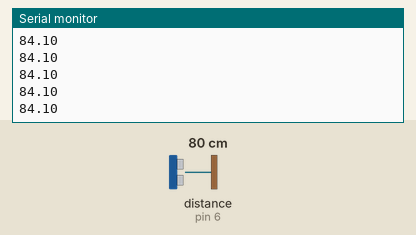
This sketch was run on a simulated Arduino Uno, built with avr-gcc and run on an emulated ATmega328P. On the bench: the last lines printed to the serial monitor. Wiring (inferred from the names in the program): ultrasonic range finder: trigger pin 7; echo pin 6. Inputs (shaded band) come from the test bench; at power-on: distance to the obstacle (sensor on pin 6) 80 cm. The echo pulse lasts 58.3 µs per cm.

Above: at 1.2 s.
1.3 s: distance to the obstacle (sensor on pin 6) set to 2 cm
At 1.38 s:
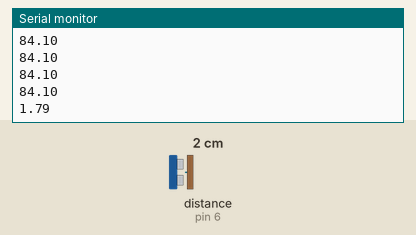
2.8 s: distance to the obstacle (sensor on pin 6) set to 4 cm
At 2.89 s:
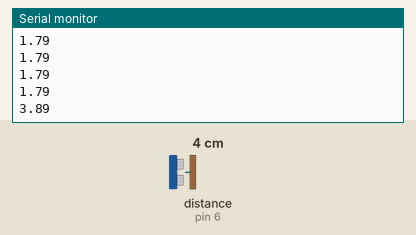
Timing chart, 0 to 5.8 s (numbered marks = the images above; inputs shaded):
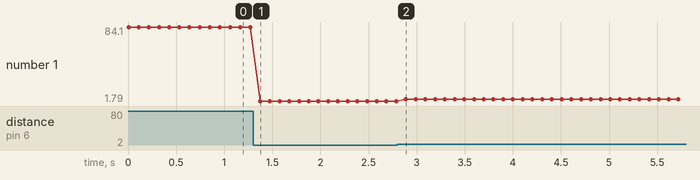

Measured:
- after the input at 1.3 s, the serial monitor: prints a new line after 0.07 s (image 1)
- after the input at 2.8 s, the serial monitor: prints a new line after 0.09 s (image 2)
- plotted number 1: 84.1 → 1.79 after the input at 1.3 s, 1.79 → 3.89 after the input at 2.8 s

The sketch:

ultrasonic.ino
```cpp
#include <Ultrasonic.h>

#define TRIGGER_esq 9
#define ECHO_esq 8
#define TRIGGER_dir 7
#define ECHO_dir 6

Ultrasonic ultrasonic_esq(TRIGGER_esq, ECHO_esq);
Ultrasonic ultrasonic_dir(TRIGGER_dir, ECHO_dir);

int entra=0;
float distance_esq, distance_dir, menor_esq, menor_dir;
long microsec_esq;
long microsec_dir;
unsigned long tempo=0;

void ledireita(){
  microsec_dir = ultrasonic_dir.timing();
  distance_dir = ultrasonic_dir.convert(microsec_dir, Ultrasonic::CM);
}

void leesquerda(){
  microsec_esq = ultrasonic_esq.timing();
  distance_esq = ultrasonic_esq.convert(microsec_esq, Ultrasonic::CM);
}


void setup()
  {

  Serial.begin(9600);
 /* ledireita();
  leesquerda();
  ledireita();
  leesquerda();
  menor_esq = 4000;
  menor_dir = 4000;
  byte i;
  for (i=0;i<20;i++){
    ledireita();
    leesquerda();
    if (distance_esq < menor_esq ){
      menor_esq = distance_esq;
    }
    if (distance_dir < menor_dir){
      menor_dir = distance_dir;
    }
  }
  Serial.println("Distancia padrao encontrada; pronto para iniciar");
  Serial.print("Esquerda: ");
  Serial.print(menor_esq);
  Serial.println(" cm");
  Serial.print("Direita: ");
  Serial.print(menor_dir);
  Serial.println(" cm");*/
  }

void loop()
  {
 // leesquerda();
  ledireita();
  Serial.println(distance_dir);
  delay(100);
  /*if (distance_esq < menor_esq - 5 ){

    while(distance_esq < menor_esq - 5){
      leesquerda();
    }
    tempo = millis();
    while ((millis()-tempo) < 300){
      ledireita();
      if (distance_dir < menor_dir - 5){
         while (distance_dir < menor_dir - 5){
          ledireita();
      }
      entra++;
      delay(200);
      Serial.println(entra);
      tempo = -600;
      }
    }
  }
  else if (distance_dir < menor_dir - 5){

    while(distance_dir < menor_dir - 5){
      ledireita();
    }
    tempo = millis();
    while ((millis()-tempo) < 300){
        leesquerda();
        if (distance_esq < menor_esq - 5){
           while (distance_esq < menor_esq - 5){
            leesquerda();
           }
           entra--;
           delay(200);
           Serial.println(entra);
           tempo = -600;
      }
    }
  }*/
}
```
